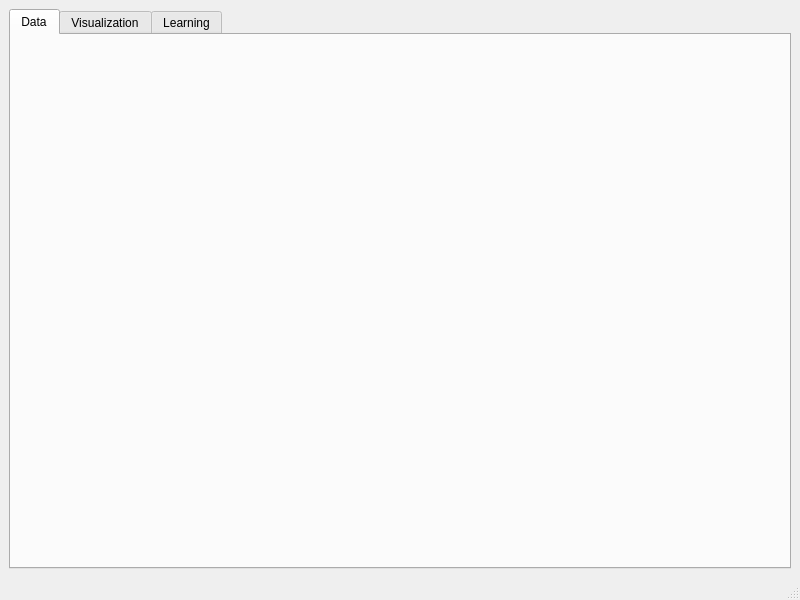
<?xml version="1.0" encoding="UTF-8"?>
<ui version="4.0">
 <class>MainWindow</class>
 <widget class="QMainWindow" name="MainWindow">
  <property name="geometry">
   <rect>
    <x>0</x>
    <y>0</y>
    <width>800</width>
    <height>600</height>
   </rect>
  </property>
  <property name="windowTitle">
   <string>MainWindow</string>
  </property>
  <widget class="QWidget" name="centralwidget">
   <layout class="QHBoxLayout" name="horizontalLayout">
    <item>
     <widget class="QTabWidget" name="tabWidget">
      <property name="sizePolicy">
       <sizepolicy hsizetype="Ignored" vsizetype="Expanding">
        <horstretch>0</horstretch>
        <verstretch>0</verstretch>
       </sizepolicy>
      </property>
      <property name="currentIndex">
       <number>0</number>
      </property>
      <widget class="QWidget" name="dataTab">
       <property name="sizePolicy">
        <sizepolicy hsizetype="Ignored" vsizetype="Preferred">
         <horstretch>0</horstretch>
         <verstretch>0</verstretch>
        </sizepolicy>
       </property>
       <attribute name="title">
        <string>Data</string>
       </attribute>
       <layout class="QVBoxLayout" name="verticalLayout_2">
        <item>
         <widget class="DatasetManager" name="dataWidget" native="true">
          <property name="sizePolicy">
           <sizepolicy hsizetype="Preferred" vsizetype="Preferred">
            <horstretch>0</horstretch>
            <verstretch>0</verstretch>
           </sizepolicy>
          </property>
         </widget>
        </item>
       </layout>
      </widget>
      <widget class="QWidget" name="visualizationTab">
       <attribute name="title">
        <string>Visualization</string>
       </attribute>
       <layout class="QVBoxLayout" name="verticalLayout">
        <item>
         <layout class="QHBoxLayout" name="horizontalLayout_2">
          <item>
           <widget class="QRadioButton" name="radioButton2D">
            <property name="text">
             <string>2D</string>
            </property>
           </widget>
          </item>
          <item>
           <widget class="QRadioButton" name="radioButton3D">
            <property name="text">
             <string>3D</string>
            </property>
           </widget>
          </item>
          <item>
           <spacer name="horizontalSpacer">
            <property name="orientation">
             <enum>Qt::Horizontal</enum>
            </property>
            <property name="sizeHint" stdset="0">
             <size>
              <width>40</width>
              <height>20</height>
             </size>
            </property>
           </spacer>
          </item>
         </layout>
        </item>
        <item>
         <layout class="QHBoxLayout" name="visualizationContainer"/>
        </item>
       </layout>
      </widget>
      <widget class="QWidget" name="learnTab">
       <attribute name="title">
        <string>Learning</string>
       </attribute>
      </widget>
     </widget>
    </item>
   </layout>
  </widget>
  <widget class="QMenuBar" name="menubar">
   <property name="geometry">
    <rect>
     <x>0</x>
     <y>0</y>
     <width>800</width>
     <height>22</height>
    </rect>
   </property>
  </widget>
  <widget class="QStatusBar" name="statusbar"/>
 </widget>
 <customwidgets>
  <customwidget>
   <class>DatasetManager</class>
   <extends>QWidget</extends>
   <header>datasetmanager.h</header>
   <container>1</container>
  </customwidget>
 </customwidgets>
 <resources/>
 <connections/>
</ui>
